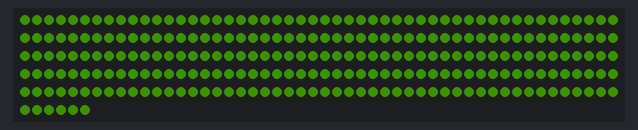
Recording of a sketch running on a simulated Arduino Uno, built with avr-gcc and run on an emulated ATmega328P. On the bench: 256 RGB LEDs in strip order, left to right, continuing on the next row. Dim RGB values are drawn brighter than linear.

Above: at 0.1 s.
At 9.1 s:
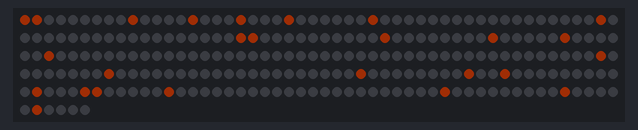

The sketch:

Matrix_Functions_Example.ino
```cpp
#include <FastLED.h>

/*
 * LED MATRIX FUNCTIONS BY JUSTIN CHU
 * ECE 387
 * USES LIBRARY FASTLED
 * THIS FILE INCLUDES MULTIPLE DIFFERENT FUNCTIONS THAT HELP WITH
 * WRITING AND USING THE LED MATRIX
 * THIS FILE CAN SET ALL LEDS ON, ALL OFF,
 * ENABLE CERTAIN LEDS TO TURN ON, CHANGE
 * COLOR OF CURRENT LEDS, AND DISPLAY A
 * SIMPLE SNAKING PATTERN
 *
 */

#include <FastLED.h>

// Define number of leds in matrix and output pin
#define NUM_LEDS 256
#define DATA_PIN 3

// Define the array of leds
CRGB leds[NUM_LEDS];

void setup() {
  FastLED.addLeds<WS2812,DATA_PIN,GRB>(leds,NUM_LEDS);

  //Example code of functions operating
  //Turns all on, then off, then uses LEDSelectOn
  //To display a few leds, changes color,
  //then traces each LED

  LEDAllOn(80, 200, 70);
  delay(3000);
  LEDAllOff();
  delay(3000);
  int selectLEDs[] = {1, 9, 14, 18, 22, 29, 48, 68, 69, 80, 89, 95, 102, 148, 157, 178, 187, 190, 201, 205, 206, 212, 235, 245, 251};
  LEDSelectOn(selectLEDs, sizeof(selectLEDs), 240, 20, 50);
  delay(3000);
  LEDChangeOn(20, 200, 100);
  delay(2000);

  LEDAllOff();
  delay(3000);

  LEDTrace(200, 200, 70);

}

void loop() {
  //Place any looping code here

}


//All functions below are to help with accomplishing basic functions of the LED matrix quickly

void LEDAllOff() {
  //Sets all LEDs off
  for(int i = 0; i < NUM_LEDS; i++) {
    leds[i] = CHSV(0, 0, 0);
  }
  FastLED.show();
}

void LEDAllOn(int g, int r, int b) {
  //Sets all LEDs on with given color mapping
  for(int i = 0; i < NUM_LEDS; i++){
   leds[i] = CHSV(g, r, b);
  }
  FastLED.show();
}

void LEDChangeOn(int g, int r, int b) {
  //Change all current LEDs that are on to given color mapping
  for(int i = 0; i < NUM_LEDS; i++) {
    if(leds[i] != CRGB(0)) {
      leds[i] = CHSV(g, r, b);
    }
  }
  FastLED.show();
}

void LEDTrace(int g, int r, int b) {
  //Send a dot from the start to the end of the matrix in a snake pattern
  for(int i = 0; i < NUM_LEDS; i++){
   leds[i] = CHSV(g, r, b);
   if(i !=0) {
     leds[i-1] = CHSV(0,0,0);
   }
  FastLED.show();
  delay(50);
  }
  leds[255] = CHSV(0, 0, 0);
  FastLED.show();
}

void LEDSelectOn(int s[], int arrayLength, int g, int r, int b) {
  //Takes in array of desired LEDs and array size and sets them to given color
  //Can be used to turn select off by setting g r and b to 0
  int currLED = 0;
  for(int i = 0; i<arrayLength; i++) {
    currLED = s[i];
    leds[currLED] = CHSV(g, r, b);
  }
  FastLED.show();

}
```
